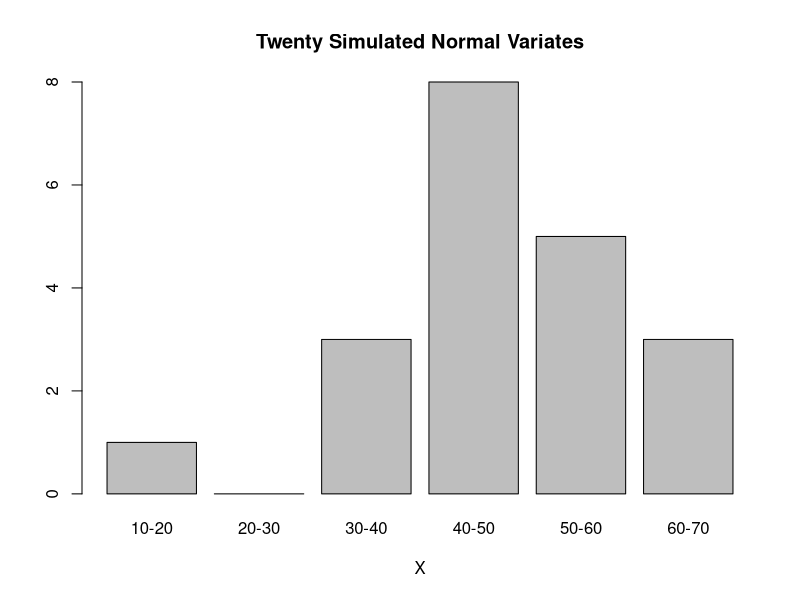

The R source for this figure:
#Page no. 211

library(ggplot2)
x<-c('10-20','20-30','30-40','40-50','50-60','60-70')
count<-c(1,0,3,8,5,3)
data<-data.frame(x,count)
barplot(count,names.arg=x,xlab="X",main="Twenty Simulated Normal Variates")
